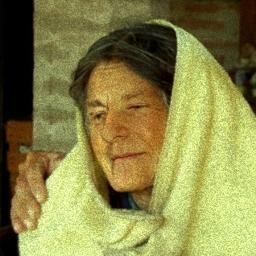
#> input picture test_fake.jpg, 256 x 256 px
$ python -i frequency.py   (imports and definitions only)
#> lines starting #> are read from the running program, lines starting #| are printed output that depends on the picture
import numpy as np
import cv2
from typing import Tuple, List, Dict, Any

def compute_fft_spectrum(image_np: np.ndarray) -> np.ndarray:
    """
    Computes 2D Fast Fourier Transform (FFT) log-magnitude power spectrum.
    Returns RGB heatmap ready for rendering.
    """
    if len(image_np.shape) == 3:
        gray = cv2.cvtColor(image_np, cv2.COLOR_RGB2GRAY)
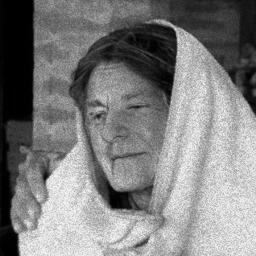
#> gray: shape (256, 256); min 0, max 247, mean 127
    else:
        gray = image_np

    gray = cv2.resize(gray, (256, 256))
    f = np.fft.fft2(gray.astype(np.float32))
    fshift = np.fft.fftshift(f)
    magnitude_spectrum = 20 * np.log(np.abs(fshift) + 1e-7)
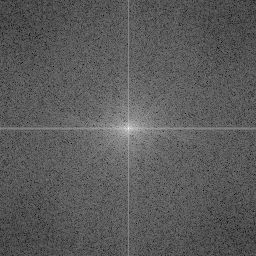
#> magnitude_spectrum: shape (256, 256) float64; min 62.99, max 318.7, mean 154.4; drawn with min black and max white

    norm_spectrum = cv2.normalize(magnitude_spectrum, None, 0, 255, cv2.NORM_MINMAX)
    # Apply high-contrast inferno/viridis colormap
    heatmap = cv2.applyColorMap(norm_spectrum.astype(np.uint8), cv2.COLORMAP_MAGMA)
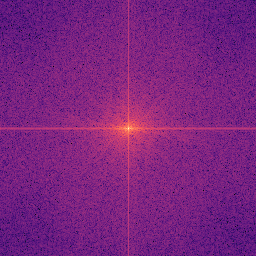
#> heatmap: shape (256, 256, 3); mean B, G, R 126.9, 34.6, 122.5
    return cv2.cvtColor(heatmap, cv2.COLOR_BGR2RGB)

# [66 lines left out: function calculate_spectral_analysis, not called in this run]

def calculate_spectral_energy(image_np: np.ndarray) -> float:
    """Legacy helper for single float anomaly score."""
    return calculate_spectral_analysis(image_np)['anomaly_score']

>>> import cv2
>>> picture = cv2.cvtColor(cv2.imread('../test_fake.jpg'), cv2.COLOR_BGR2RGB)
>>> result = compute_fft_spectrum(picture)

$ run again, on test_real.jpg
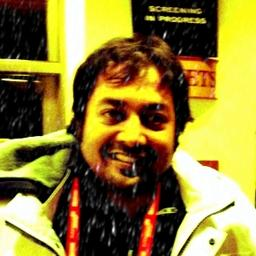
#> input picture test_real.jpg, 256 x 256 px
#> in compute_fft_spectrum, `magnitude_spectrum = 20 * np.log(np.abs(fshift) + 1e-7)`:
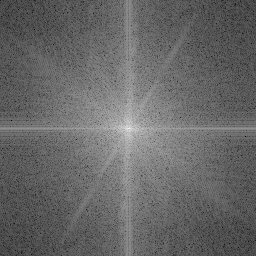
#> magnitude_spectrum: shape (256, 256) float64; min 29.13, max 318.3, mean 146.6; drawn with min black and max white
#> in compute_fft_spectrum, `heatmap = cv2.applyColorMap(norm_spectrum.astype(np.uint8), cv2.COLORM..`:
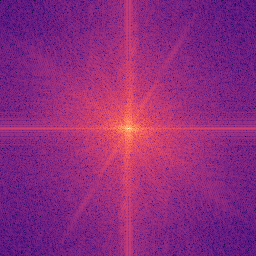
#> heatmap: shape (256, 256, 3); mean B, G, R 124.9, 41.9, 142.2
